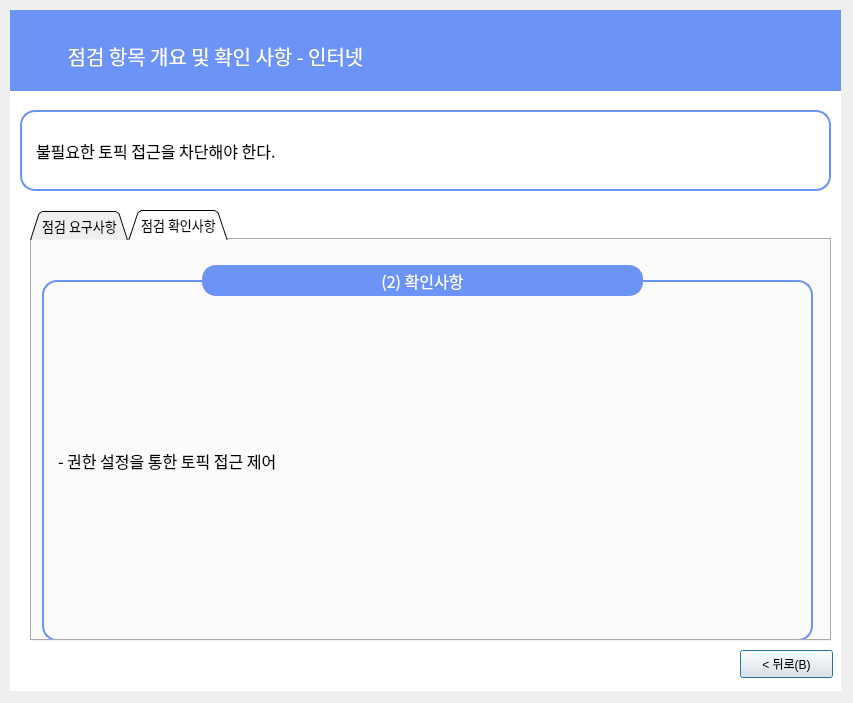
<?xml version="1.0" encoding="UTF-8"?>
<ui version="4.0">
 <class>Dialog</class>
 <widget class="QDialog" name="Dialog">
  <property name="geometry">
   <rect>
    <x>0</x>
    <y>0</y>
    <width>853</width>
    <height>703</height>
   </rect>
  </property>
  <property name="windowTitle">
   <string>Dialog</string>
  </property>
  <widget class="QLabel" name="label_6">
   <property name="geometry">
    <rect>
     <x>10</x>
     <y>10</y>
     <width>831</width>
     <height>681</height>
    </rect>
   </property>
   <property name="font">
    <font>
     <family>Gmarket Sans TTF</family>
     <pointsize>16</pointsize>
     <weight>50</weight>
     <bold>false</bold>
     <kerning>true</kerning>
    </font>
   </property>
   <property name="autoFillBackground">
    <bool>false</bool>
   </property>
   <property name="styleSheet">
    <string notr="true">background-color: rgb(255,255,255);
border-color: rgb(0, 0, 0);</string>
   </property>
   <property name="text">
    <string/>
   </property>
   <property name="scaledContents">
    <bool>false</bool>
   </property>
   <property name="alignment">
    <set>Qt::AlignCenter</set>
   </property>
  </widget>
  <widget class="QLabel" name="label_7">
   <property name="geometry">
    <rect>
     <x>10</x>
     <y>10</y>
     <width>831</width>
     <height>81</height>
    </rect>
   </property>
   <property name="font">
    <font>
     <family>Gmarket Sans TTF</family>
     <pointsize>11</pointsize>
     <weight>50</weight>
     <bold>false</bold>
     <kerning>true</kerning>
    </font>
   </property>
   <property name="autoFillBackground">
    <bool>false</bool>
   </property>
   <property name="styleSheet">
    <string notr="true">background-color: rgb(108, 147, 246);
border-color: rgb(0, 0, 0);</string>
   </property>
   <property name="text">
    <string/>
   </property>
   <property name="scaledContents">
    <bool>false</bool>
   </property>
  </widget>
  <widget class="QLabel" name="label_8">
   <property name="geometry">
    <rect>
     <x>10</x>
     <y>30</y>
     <width>411</width>
     <height>51</height>
    </rect>
   </property>
   <property name="font">
    <font>
     <family>AppleSDGothicNeoM00</family>
     <pointsize>15</pointsize>
    </font>
   </property>
   <property name="styleSheet">
    <string notr="true">color : rgb(255, 255, 255)</string>
   </property>
   <property name="text">
    <string>점검 항목 개요 및 확인 사항 - 인터넷</string>
   </property>
   <property name="alignment">
    <set>Qt::AlignCenter</set>
   </property>
  </widget>
  <widget class="QLabel" name="label_9">
   <property name="geometry">
    <rect>
     <x>20</x>
     <y>110</y>
     <width>811</width>
     <height>81</height>
    </rect>
   </property>
   <property name="font">
    <font>
     <family>AppleSDGothicNeoM00</family>
     <pointsize>12</pointsize>
     <weight>50</weight>
     <bold>false</bold>
     <kerning>true</kerning>
    </font>
   </property>
   <property name="autoFillBackground">
    <bool>false</bool>
   </property>
   <property name="styleSheet">
    <string notr="true">background-color : rgb(255, 255, 255);
padding-left:10px;
border: 2px solid rgb(108, 147, 246);
border-radius:15px</string>
   </property>
   <property name="text">
    <string>불필요한 토픽 접근을 차단해야 한다.</string>
   </property>
   <property name="scaledContents">
    <bool>false</bool>
   </property>
  </widget>
  <widget class="QPushButton" name="pushButton_4">
   <property name="geometry">
    <rect>
     <x>740</x>
     <y>650</y>
     <width>93</width>
     <height>28</height>
    </rect>
   </property>
   <property name="text">
    <string>&lt; 뒤로(B)</string>
   </property>
  </widget>
  <widget class="QTabWidget" name="tabWidget">
   <property name="geometry">
    <rect>
     <x>30</x>
     <y>210</y>
     <width>801</width>
     <height>431</height>
    </rect>
   </property>
   <property name="font">
    <font>
     <family>AppleSDGothicNeoM00</family>
     <pointsize>10</pointsize>
    </font>
   </property>
   <property name="contextMenuPolicy">
    <enum>Qt::DefaultContextMenu</enum>
   </property>
   <property name="styleSheet">
    <string notr="true"/>
   </property>
   <property name="tabShape">
    <enum>QTabWidget::Triangular</enum>
   </property>
   <property name="currentIndex">
    <number>1</number>
   </property>
   <property name="elideMode">
    <enum>Qt::ElideNone</enum>
   </property>
   <property name="tabBarAutoHide">
    <bool>false</bool>
   </property>
   <widget class="QWidget" name="tab">
    <attribute name="title">
     <string>점검 요구사항</string>
    </attribute>
    <widget class="QLabel" name="label_21">
     <property name="geometry">
      <rect>
       <x>10</x>
       <y>40</y>
       <width>771</width>
       <height>361</height>
      </rect>
     </property>
     <property name="font">
      <font>
       <family>AppleSDGothicNeoM00</family>
       <pointsize>12</pointsize>
      </font>
     </property>
     <property name="styleSheet">
      <string notr="true">

border: 2px solid rgb(108, 147, 246);
border-radius:15px;
padding-left:10px;</string>
     </property>
     <property name="text">
      <string>- 허용되지 않은 접근 시도에 대한 이벤트 모니터링 기능 제공</string>
     </property>
    </widget>
    <widget class="QLabel" name="label_3">
     <property name="geometry">
      <rect>
       <x>160</x>
       <y>0</y>
       <width>461</width>
       <height>81</height>
      </rect>
     </property>
     <property name="font">
      <font>
       <family>AppleSDGothicNeoM00</family>
       <pointsize>12</pointsize>
      </font>
     </property>
     <property name="styleSheet">
      <string notr="true">background-color : rgb(108, 147, 246);
color : rgb(255, 255, 255);
border: 2px solid rgb(108, 147, 246);
margin-left:10px;
margin-right:10px;
margin-top:25px;
margin-bottom:25px;
border-radius:14px
</string>
     </property>
     <property name="text">
      <string>(1) 요구사항</string>
     </property>
     <property name="alignment">
      <set>Qt::AlignCenter</set>
     </property>
    </widget>
   </widget>
   <widget class="QWidget" name="tab_2">
    <attribute name="title">
     <string>점검 확인사항</string>
    </attribute>
    <widget class="QLabel" name="label_22">
     <property name="geometry">
      <rect>
       <x>10</x>
       <y>40</y>
       <width>771</width>
       <height>361</height>
      </rect>
     </property>
     <property name="font">
      <font>
       <family>AppleSDGothicNeoM00</family>
       <pointsize>12</pointsize>
      </font>
     </property>
     <property name="styleSheet">
      <string notr="true">

border: 2px solid rgb(108, 147, 246);
border-radius:15px;
padding-left:10px</string>
     </property>
     <property name="text">
      <string>- 권한 설정을 통한 토픽 접근 제어</string>
     </property>
    </widget>
    <widget class="QLabel" name="label_4">
     <property name="geometry">
      <rect>
       <x>160</x>
       <y>0</y>
       <width>461</width>
       <height>81</height>
      </rect>
     </property>
     <property name="font">
      <font>
       <family>AppleSDGothicNeoM00</family>
       <pointsize>12</pointsize>
      </font>
     </property>
     <property name="styleSheet">
      <string notr="true">background-color : rgb(108, 147, 246);
color : rgb(255, 255, 255);
border: 2px solid rgb(108, 147, 246);
margin-left:10px;
margin-right:10px;
margin-top:25px;
margin-bottom:25px;
border-radius:14px
</string>
     </property>
     <property name="text">
      <string>(2) 확인사항</string>
     </property>
     <property name="alignment">
      <set>Qt::AlignCenter</set>
     </property>
    </widget>
   </widget>
  </widget>
 </widget>
 <resources/>
 <connections/>
</ui>
